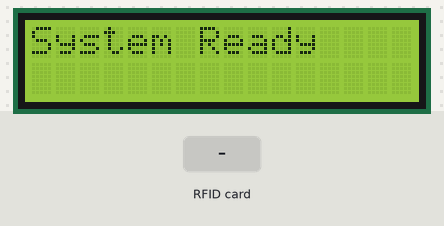
The sketch below on a simulated ESP32. On the bench: 16×2 character LCD. The test bench sets the inputs (shaded band). WiFi joins after 1.5 s; servers stay silent unless stated; uploads are accepted with an empty reply; what the sketch prints to the serial monitor is not drawn.

Above: at 3.3 s.
3.4 s: RFID card 5E 7A 19 C4 held to the reader
At 5.5 s:
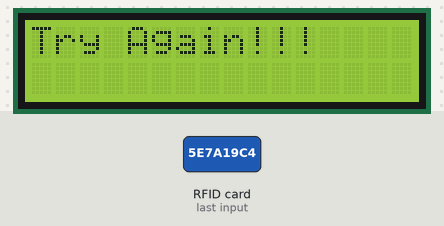
Timing chart, 0 to 7.0 s (numbered marks = the images above; inputs shaded):
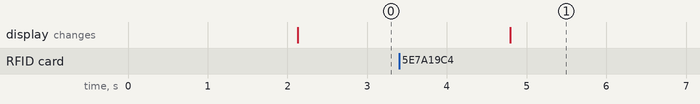

The sketch:

Server.ino
```cpp
#include <WiFi.h>
#include <HTTPClient.h>
#include <ArduinoJson.h>
#include <SPI.h>
#include <MFRC522.h>
#include <LiquidCrystal_I2C.h>

const char* ssid = "YOUR SSID";
const char* password = "YOUR PASSWORD";

const char* serverName = "http://192.168.197.198:3000";

// RFID
#define SS_PIN 5
#define RST_PIN 22
MFRC522 rfid(SS_PIN, RST_PIN);

// LCD
#define I2C_SDA 21
#define I2C_SCL 22
LiquidCrystal_I2C lcd(0x27, 16, 2);  // Change address to 0x27 or 0x3F depending on your module

void setup() {
  Serial.begin(115200);
  WiFi.begin(ssid, password);
  while (WiFi.status() != WL_CONNECTED) {
    delay(1000);
    Serial.println("Connecting to WiFi...");
  }
  Serial.println("Connected to WiFi");

  SPI.begin();
  rfid.PCD_Init();

    // Initialize I2C for LCD with custom pins
  Wire.begin(I2C_SDA, I2C_SCL);
  lcd.init();
  lcd.backlight();
  lcd.setCursor(0, 0);
  lcd.print("System Ready");
}

void loop() {
  if (rfid.PICC_IsNewCardPresent() && rfid.PICC_ReadCardSerial()) {
    String uuid = "";
    for (byte i = 0; i < rfid.uid.size; i++) {
      uuid += String(rfid.uid.uidByte[i] < 0x10 ? "0" : "");
      uuid += String(rfid.uid.uidByte[i], HEX);
    }
    uuid.toUpperCase();
    Serial.println("UUID read: " + uuid);

    // Send UUID to server
    if (WiFi.status() == WL_CONNECTED) {
      HTTPClient http;
      http.begin(String(serverName) + "/task1");
      http.addHeader("Content-Type", "application/json");

      String payload = "{\"uuid\":\"" + uuid + "\"}";
      int httpResponseCode = http.POST(payload);

      if (httpResponseCode > 0) {
        String response = http.getString();
        Serial.println(httpResponseCode);
        Serial.println(response);
      } else {
        Serial.print("Error on sending POST: ");
        Serial.println(httpResponseCode);
      }

      http.end();
    } else {
      Serial.println("WiFi Disconnected");
    }

    // Get the expected UUID from server
    String expectedUUID = getExpectedUUID();

    // Compare UUID
    boolean result = (uuid == expectedUUID);

    // Send result to server
    sendResult(result);

    // Display result on LCD
    if (result) {
      lcd.clear();
      lcd.setCursor(0, 0);
      lcd.print("Congratulations!");
//led blink
    } else {
      lcd.clear();
      lcd.setCursor(0, 0);
      lcd.print("Try Again!!!");
//led blink
    }

    rfid.PICC_HaltA();
    rfid.PCD_StopCrypto1();
  }
  delay(1000);
}

String getExpectedUUID() {
  HTTPClient http;
  http.begin(String(serverName) + "/passed-uuid");
  int httpResponseCode = http.GET();

  String payload = "";
  if (httpResponseCode == 200) {
    payload = http.getString();
    // Parse JSON response to get UUID
    StaticJsonDocument<200> doc;
    DeserializationError error = deserializeJson(doc, payload);
    if (error) {
      Serial.print(F("deserializeJson() failed: "));
      Serial.println(error.f_str());
      return "";
    }
    payload = doc["uuid"].as<String>();
  } else {
    Serial.print("Error code: ");
    Serial.println(httpResponseCode);
  }
  http.end();

  Serial.println("Expected UUID: " + payload);
  return payload;
}

void sendResult(boolean result) {
  HTTPClient http1;
  http1.begin(String(serverName) + "/sendResult");
  http1.addHeader("Content-Type", "application/json");

  String jsonData = "{\"result\": " + String(result ? 1 : 0) + "}";
  int httpResponseCode = http1.POST(jsonData);

  if (httpResponseCode == 200) {
    Serial.println("Result sent successfully");
  } else {
    Serial.println("Error sending result");
  }
  http1.end();
}
```

Measured:
- after the input at 3.4 s, the display: changes after 1.4 s (image 1)
